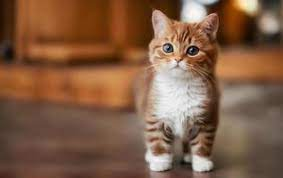
#> input picture photos/cat6.jpg, 283 x 178 px
$ jupyter execute masking.ipynb
#> lines starting #> are read from the running program, lines starting #| are printed output that depends on the picture; after the words box and inside, x2 and y2 are one past the last pixel; in counts of white or black regions, pixels touching at a corner belong together
[cell 1]
import cv2 as cv
import numpy as np

[cell 2]
img = cv.imread('photos/cat6.jpg')
#> img is the input picture: shape (178, 283, 3); mean B, G, R 68.7, 93, 129.5
cv.imshow('img' , img)

blank = np.zeros(img.shape[:2] , dtype='uint8')
cv.imshow('blank image' , blank)

mask = cv.circle(blank , (img.shape[1]//2 , img.shape[0]//2) , 100 , 255 , -1)
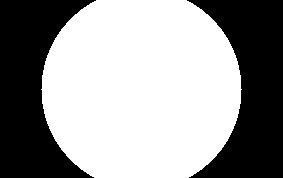
#> blank: shape (178, 283); 59.7% white; 2 black regions, box (x1, y1, x2, y2) and area: (0, 0, 96, 178) 10153, (187, 0, 283, 178) 10153
cv.imshow('Mask' , mask)

masked = cv.bitwise_and(img,img,mask=mask)
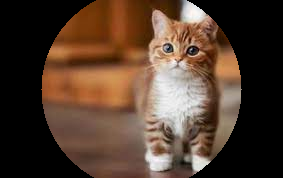
#> masked: shape (178, 283, 3); mean B, G, R 46.4, 61.1, 83.4
cv.imshow('masked img' , masked)

cv.waitKey(0)

$ run again, with photos/cat2.jpg copied over photos/cat6.jpg
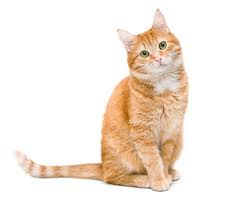
#> input picture photos/cat2.jpg, 241 x 209 px
#> img is the input picture: shape (209, 241, 3); mean B, G, R 224.5, 234.4, 245.3
#> `mask = cv.circle(blank , (img.shape[1]//2 , img.shape[0]//2) , 100 , 2..`:
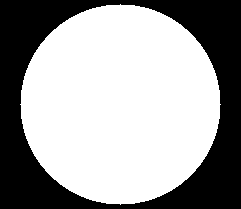
#> blank: shape (209, 241); 62.4% white; 1 black region, box (x1, y1, x2, y2) and area: (0, 0, 241, 209) 18952
#> `masked = cv.bitwise_and(img,img,mask=mask)`:
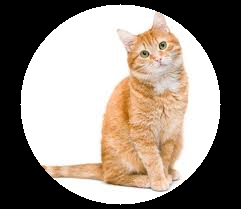
#> masked: shape (209, 241, 3); mean B, G, R 129.3, 139, 149.6

$ run again, with photos/cat3.jpg copied over photos/cat6.jpg
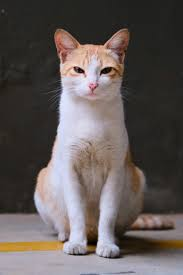
#> input picture photos/cat3.jpg, 183 x 275 px
#> img is the input picture: shape (275, 183, 3); mean B, G, R 87.2, 88.9, 96.6
#> `mask = cv.circle(blank , (img.shape[1]//2 , img.shape[0]//2) , 100 , 2..`:
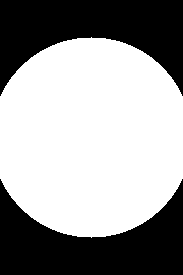
#> blank: shape (275, 183); 60.6% white; 2 black regions, box (x1, y1, x2, y2) and area: (0, 0, 183, 96) 9913, (0, 179, 183, 275) 9913
#> `masked = cv.bitwise_and(img,img,mask=mask)`:
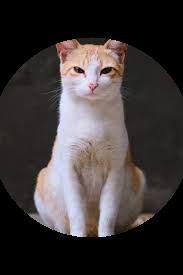
#> masked: shape (275, 183, 3); mean B, G, R 56.1, 56.8, 62.2

$ run again, with photos/cat4.jpg copied over photos/cat6.jpg
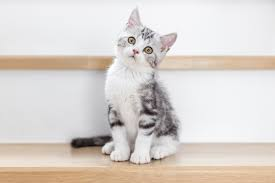
#> input picture photos/cat4.jpg, 275 x 183 px
#> img is the input picture: shape (183, 275, 3); mean B, G, R 207.3, 212.5, 219.2
#> `mask = cv.circle(blank , (img.shape[1]//2 , img.shape[0]//2) , 100 , 2..`:
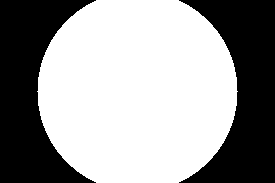
#> blank: shape (183, 275); 60.6% white; 2 black regions, box (x1, y1, x2, y2) and area: (0, 0, 96, 183) 9913, (179, 0, 275, 183) 9913
#> `masked = cv.bitwise_and(img,img,mask=mask)`:
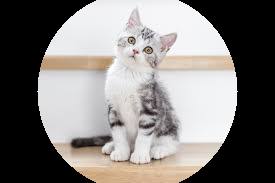
#> masked: shape (183, 275, 3); mean B, G, R 123.6, 125.8, 129.3
